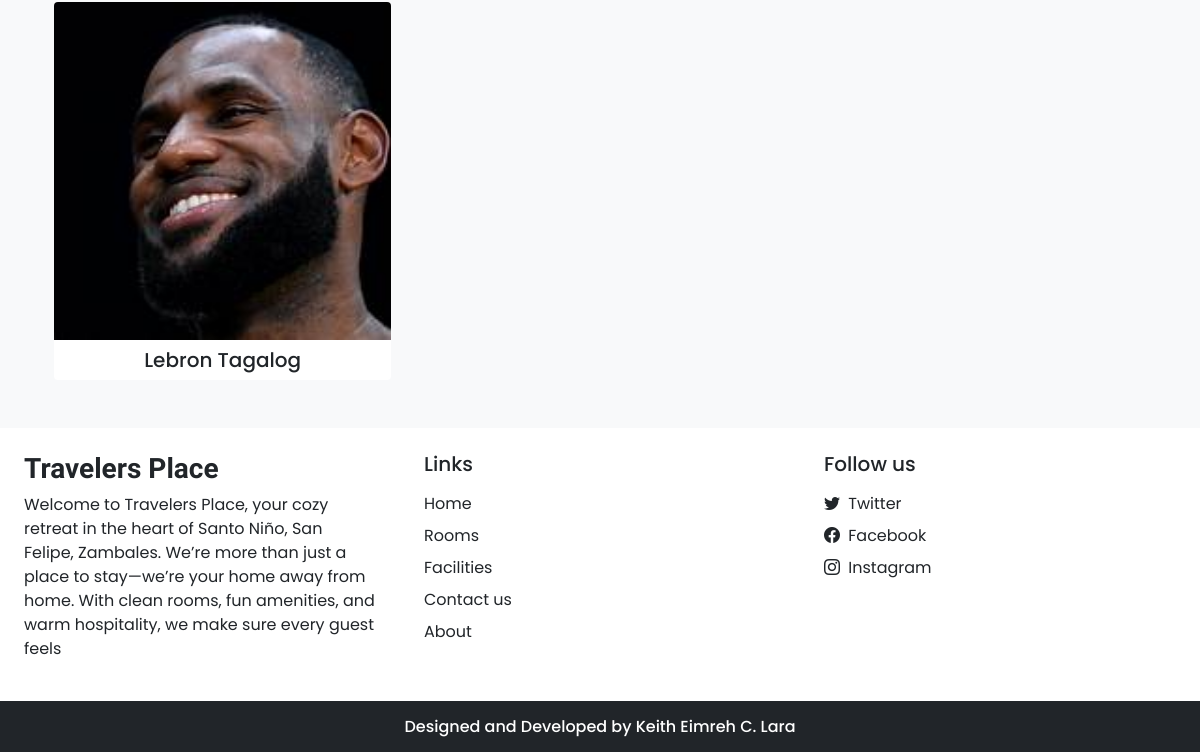
The page /about.php (lower part) on the database as committed earlier.
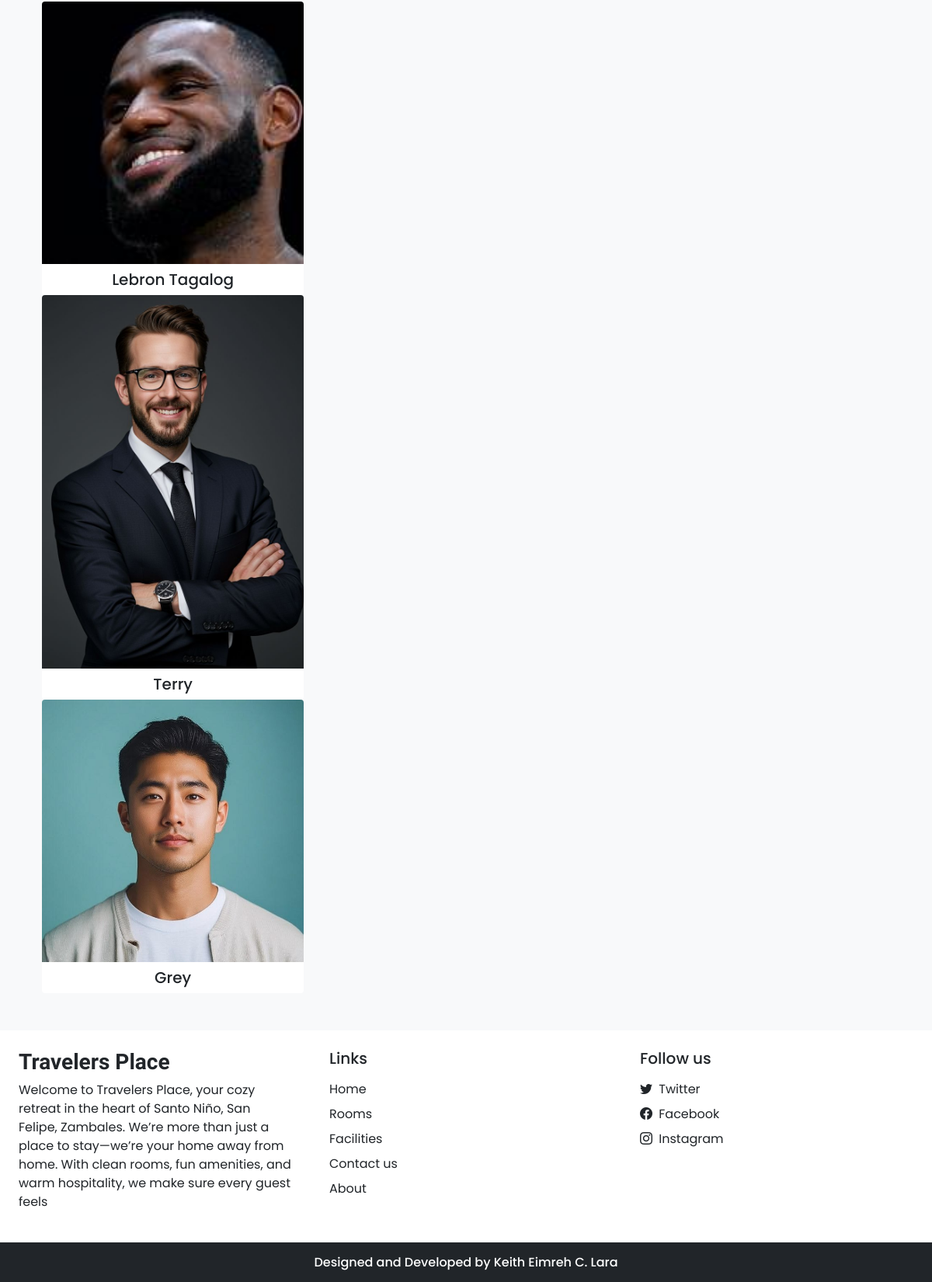
The same page on the database as committed later.
### tables this page shows
CREATE TABLE `team_details` (
  `sr_no` int(11) NOT NULL AUTO_INCREMENT,
  `name` varchar(50) NOT NULL,
  `picture` varchar(150) NOT NULL,
  PRIMARY KEY (`sr_no`)
);

### admin/inc/db_config.php (called while the page is built, shortened)
<?php
  function selectAll($table)
  {
    $con = $GLOBALS['con'];
    $res = mysqli_query($con,"SELECT * FROM $table");
    return $res;
  }

### about.php (the view, shortened to what this page needs)
<!DOCTYPE html>
<html lang="en">
<head>
  <link  rel="stylesheet" href="https://unpkg.com/swiper@7/swiper-bundle.min.css">
  <?php require('inc/links.php'); ?>
</head>
<body class="bg-light">
  <div class="container px-4">
    <div class="swiper mySwiper">
      <div class="swiper-wrapper mb-5">
        <?php
          $about_r = selectAll('team_details');
          $path=ABOUT_IMG_PATH;
          while($row = mysqli_fetch_assoc($about_r)){
            echo<<<data
              <div class="swiper-slide bg-white text-center overflow-hidden rounded">
                <img src="$path$row[picture]" class="w-100">
                <h5 class="mt-2">$row[name]</h5>
              </div>
            data;
          }
        ?>
      </div>
    </div>
  </div>
  <?php require('inc/footer.php'); ?>
</body>
</html>

Rows that differ between the two databases and show on the page:
added team_details: picture (picture), name "Terry"
added team_details: picture (picture), name "Grey"
